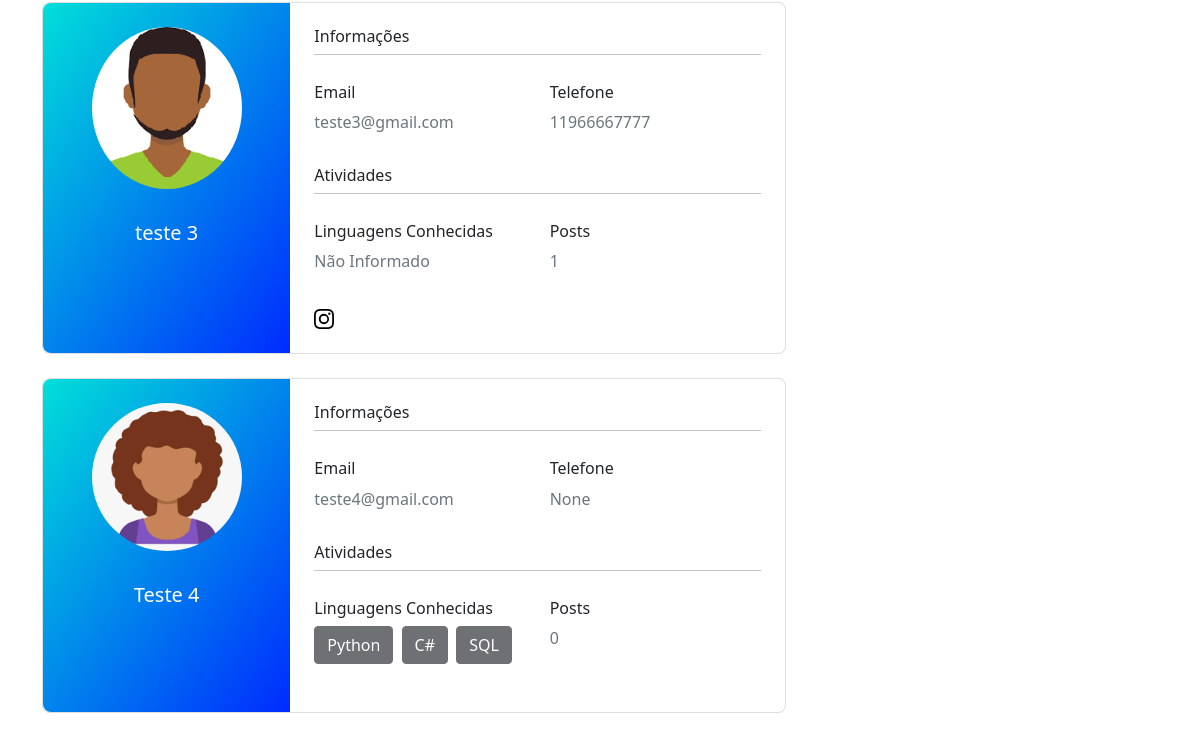
Page /usuarios (signed in, lower part) on the earlier database version.
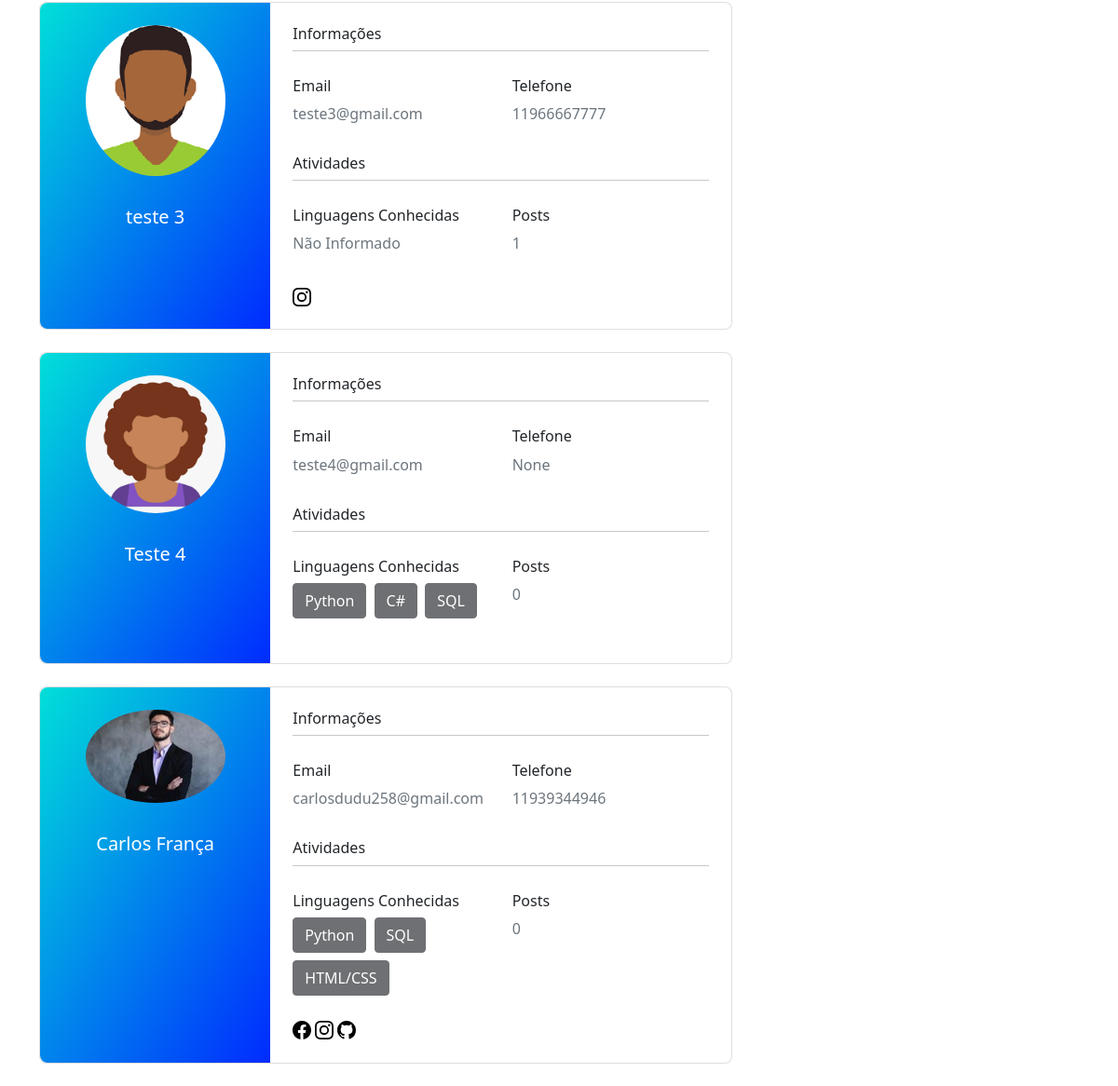
Same page on the later database version.
### comunidadeimpressionadora/models.py (models this page shows)
class Usuario(database.Model, UserMixin):
    id = database.Column(database.Integer, primary_key=True)
    username = database.Column(database.String, nullable=False)
    email = database.Column(database.String, nullable=False, unique=True)
    phone_number = database.Column(database.Integer)
    password = database.Column(database.String, nullable=False)
    profile_photo = database.Column(database.String, nullable=False, default='default.png')
    facebook = database.Column(database.String)
    instagram = database.Column(database.String)
    github = database.Column(database.String)
    posts = database.relationship('Post', backref='author', lazy=True)
    cursos = database.Column(database.String, nullable=False, default='Não informado')
    def contar_posts(self):
        return len(self.posts)

### comunidadeimpressionadora/routes.py (the view)
@app.route('/usuarios')
@login_required
def usuarios():
    lista_usuarios = Usuario.query.all()
    return render_template('usuarios.html', lista_usuarios=lista_usuarios)

### comunidadeimpressionadora/models.py (called while the page is built)
@login_manager.user_loader
def load_ususario(id_usuario):
    return Usuario.query.get(int(id_usuario))

### comunidadeimpressionadora/templates/usuarios.html (shortened to what this page needs)
{% extends 'base.html' %}
{% block body %}
    <div class = 'container'>
        {% for usuario in lista_usuarios %}
                <div class="col col-lg-8 mb-4 mb-lg-0 pb-2">
                    <div class="card mb-3" style="border-radius: .5rem;">
                        <div class="row g-0">
                            <div class="col-md-4 gradient-custom text-center text-white" style="border-top-left-radius: .5rem; border-bottom-left-radius: .5rem;">
                                <img src="{{ url_for('static', filename='fotos_perfil/{}'.format(usuario.profile_photo)) }}" alt="Avatar" class="img-fluid my-4 circle-image" style="width: 150px;" />
                                <h5 class = 'py-2'>{{ usuario.username }}</h5>
                            </div>
                            <div class="col-md-8">
                                <div class="card-body p-4">
                                    <h6>Informações</h6>
                                    <hr class="mt-0 mb-4">
                                    <div class="row pt-1">
                                        <div class="col-6 mb-3">
                                            <h6>Email</h6>
                                            <p class="text-muted">{{ usuario.email }}</p>
                                        </div>
                                        <div class="col-6 mb-3">
                                            <h6>Telefone</h6>
                                            <p class="text-muted">{{ usuario.phone_number }}</p>
                                        </div>
                                    </div>
                                    <h6>Atividades</h6>
                                    <hr class="mt-0 mb-4">
                                    <div class="row pt-1">
                                        <div class="col-6 mb-3">
                                            <h6>Linguagens Conhecidas</h6>
                                            {% if 'Não informado' in usuario.cursos or usuario.cursos == '' %}
                                                <p class="text-muted">Não Informado</p>
                                            {% else %}
                                                {% for curso in usuario.cursos.split(';') %}
                                                    <button type="button" class="btn btn-dark mb-2 me-1" disabled>{{ curso }}</button>
                                                {% endfor %}
                                            {% endif %}
                                        </div>
                                        <div class="col-6 mb-3">
                                            <h6>Posts</h6>
                                            <p class="text-muted">{{ usuario.contar_posts() }}</p>
                                        </div>
                                    </div>
                                    <div class="d-flex justify-content-start">
                                        {% if usuario.facebook %}
                                            <a href="{{ usuario.facebook }}" class='pe-1' target="_blank" rel="noopener noreferrer">
                                            </a>
                                        {% endif %}
                                        {% if usuario.instagram %}
                                            <a href="{{ usuario.instagram }}" class='pe-1' target="_blank" rel="noopener noreferrer">
                                            </a>
                                        {% endif %}
                                        {% if usuario.github %}
                                            <a href="{{ usuario.github }}" class='pe-1' target="_blank" rel="noopener noreferrer">
                                            </a>
                                        {% endif %}
                                    </div>
                                </div>
                            </div>
                        </div>
                    </div>
                </div>
        {% endfor %}
    </div>
{% endblock %}

Differences in the rows shown:
added Usuario: profile_photo (picture), username "Carlos França", email "carlosdudu258@gmail.com", phone_number "11939344946", curso "Python" "SQL" "HTML/CSS", contar_posts "0"
